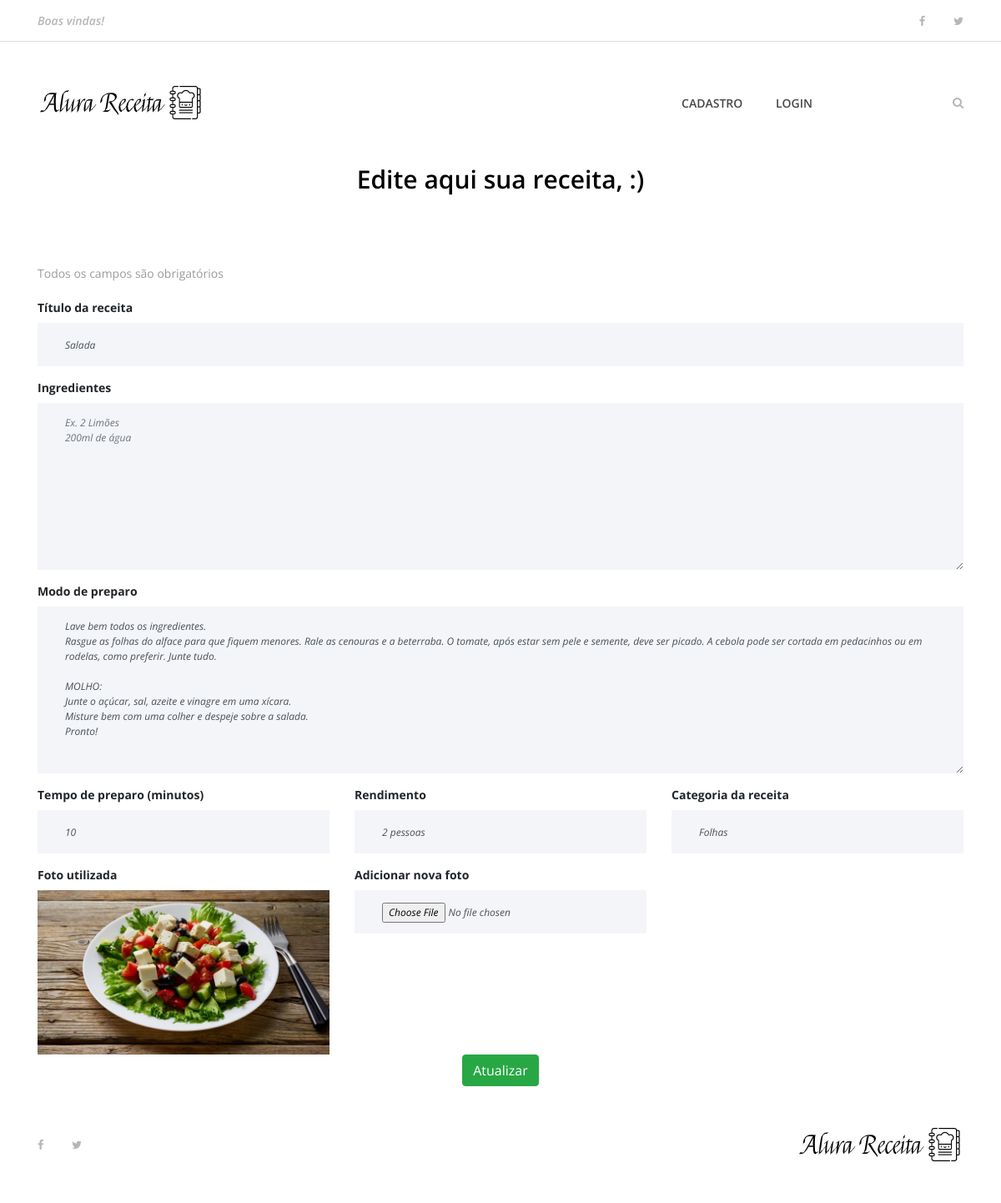
Screenshot of /edita/11 with the database file from the repository.
### apps/receitasapp/models.py (models this page shows, shortened)
class Receita(models.Model):
    pessoa = models.ForeignKey(User, on_delete=models.CASCADE)
    nome_receita = models.CharField(max_length=200)
    ingredintes = models.TextField()
    modo_preparo = models.TextField()
    tempo_preparo = models.IntegerField()
    rendimento = models.CharField(max_length=100)
    categoria = models.CharField(max_length=100)
    date_receita = models.DateTimeField(default=datetime.now, blank=True)
    foto_receita = models.ImageField(upload_to='fotos/%d/%m/%Y/', blank=True)
    publicada = models.BooleanField(default=False)

### apps/receitasapp/views/receita.py (the view)
# urls.py: path('edita/<int:receita_id>', edita_receita, name='edita_receita'),
def edita_receita(request, receita_id):
    receita = get_object_or_404(Receita, pk=receita_id)
    receita_a_editar = { 'receita':receita }
    return render(request, 'receitas/edita_receita.html', receita_a_editar)

### templates/receitas/edita_receita.html (shortened to what this page needs)
{% extends 'base.html' %}
{% load static %}
{% block content %}
{% include 'partials/_menu.html' %}
<div class="contact-area section-padding">
    <div class="container">
        <div class="row">
            <div class="col-12">
                <div class="section-heading">
                    <h3>Edite aqui sua receita, {{ user.username }} :)</h3>
                </div>
            </div>
        </div>
        <div class="row">
            <div class="col-12">
            <p>Todos os campos são obrigatórios</p>
                <div class="contact-form-area">
                    <form action="{% url 'atualiza_receita' %}" method="post" enctype="multipart/form-data">
                        <div class="row">
                            <div class="col-12 col-lg-12">
                                <label for="nome_receita"><b>Título da receita</b></label>
                                <input type="text" id="nome_receita" class="form-control" name="nome_receita" placeholder="Ex. Suco de limão" value="{{receita.nome_receita}}" required>
                            </div>
                            <div class="col-12">
                                <label for="file"><b>Ingredientes</b></label>
                                <textarea class="form-control" name="ingredientes" cols="30" rows="10" placeholder="Ex. 2 Limões &#10;200ml de água" required>{{receita.ingredientes}}</textarea>
                            </div>
                            <div class="col-12">
                                <label for="file"><b>Modo de preparo</b></label>
                                <textarea class="form-control" name="modo_preparo" cols="30" rows="10" placeholder="Ex. Corte o limão com cuidado e exprema no copo  &#10;Misture com a água e sirva." required>{{receita.modo_preparo}}</textarea>
                            </div>
                            <div class="col-12 col-lg-4">
                                <label for="file"><b>Tempo de preparo (minutos)</b></label>
                                <input type="number" class="form-control" name="tempo_preparo" placeholder="Ex. 2" value="{{receita.tempo_preparo}}" required>
                            </div>
                            <div class="col-12 col-lg-4">
                                <label for="file"><b>Rendimento</b></label>
                                <input type="text" class="form-control" name="rendimento" placeholder="Ex. serve 1 pessoa" value="{{receita.rendimento}}" required>
                            </div>
                            <div class="col-12 col-lg-4">
                                <label for="file"><b>Categoria da receita</b></label>
                                <input type="text" class="form-control" name="categoria" placeholder="Ex. Sucos e bebidas" value="{{receita.categoria}}"required>
                            </div>
                            <div class="col-12 col-lg-4">
                                <label for="file"><b>Foto utilizada</b></label>
                                <img src="{{ receita.foto_receita.url }}" alt="">
                            </div>
                            <div class="col-12 col-lg-4">
                                <label for="file"><b>Adicionar nova foto</b></label>
                                <input type="file" class="form-control" name="foto_receita">
                            </div>
                            <div class="col-12 text-center">
                                <button class="btn btn-success" type="submit">Atualizar</button>
                            </div>
                        </div>
                    </form>
                </div>
            </div>
        </div>
    </div>
</div>
{% include 'partials/_footer.html' %}
{% endblock %}

### receitas/static/site.css (style rules this page uses)
* { margin: 0; padding: 0; }
body { font-family: "Open Sans", sans-serif; font-size: 14px; }
h1, h2, h3, h4, h5, h6 { color: #000000; line-height: 1.3; font-weight: 600; }
p { color: #9b9b9b; font-size: 14px; line-height: 2; font-weight: 400; }
img { height: auto; max-width: 100%; }
.section-heading { position: relative; z-index: 1; margin-bottom: 80px; text-align: center; }
.section-heading h3 { font-size: 30px; margin-bottom: 0; }
.contact-form-area .form-control { height: 52px; width: 100%; background-color: #f3f5f8; font-size: 12px; font-style: italic; margin-bottom: 15px; border: none; border-left: 3px solid #f3f5f8; border-radius: 0; padding: 15px 30px; -webkit-transition-duration: 500ms; transition-duration: 500ms; }
.contact-form-area textarea.form-control { height: 200px; -webkit-transition-duration: 500ms; transition-duration: 500ms; }

### rows the page displays
Receita: nome_receita "Salada", modo_preparo "Lave bem todos os ingredientes. Rasgue as folhas do alface para que fiquem menores. Rale as cenouras e a beterraba. O tomate, após estar sem pele e semente, deve ser picado. A cebola pode ser cortada em pedacinhos ou em rodelas, como preferir. Junte tudo. MOLHO: Junte o açúcar, sal, azeite e vinagre em uma xícara. Misture bem com uma colher e despeje sobre a salada. Pronto!", tempo_preparo "10", rendimento "2 pessoas", categoria "Folhas", foto_receita (picture)
